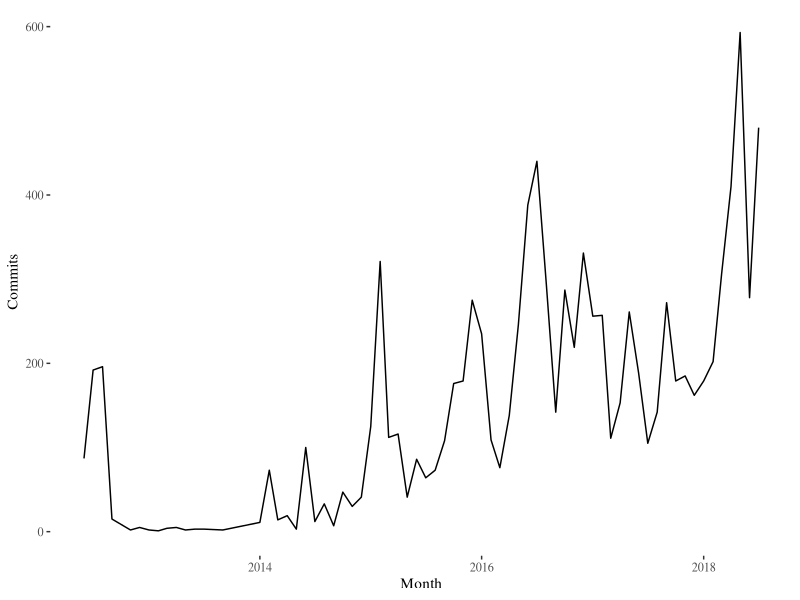
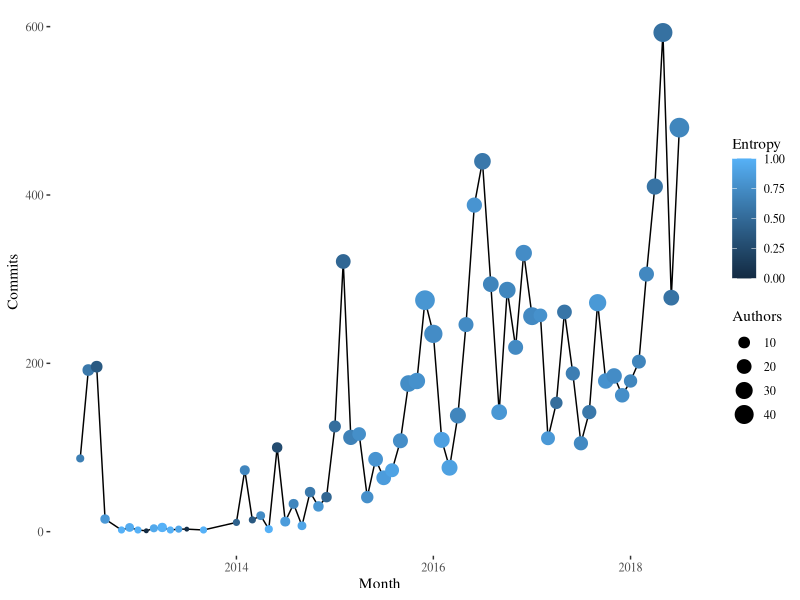
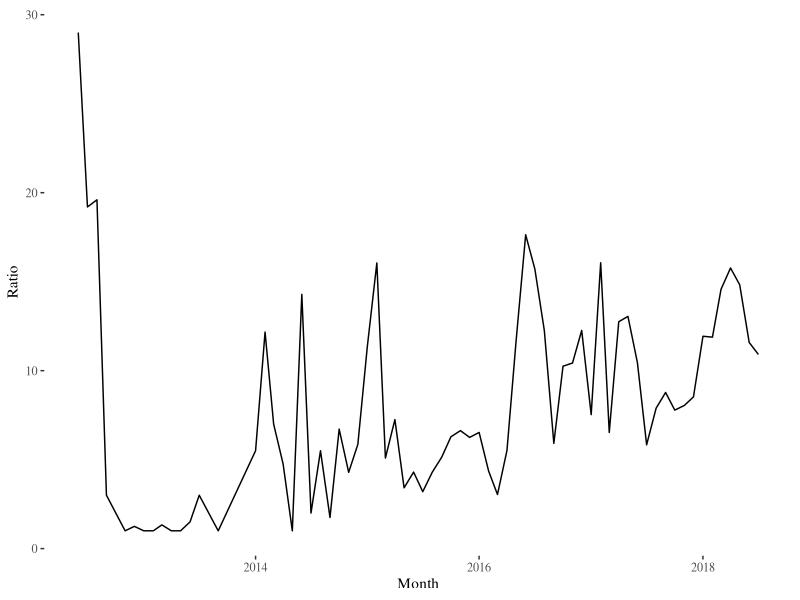
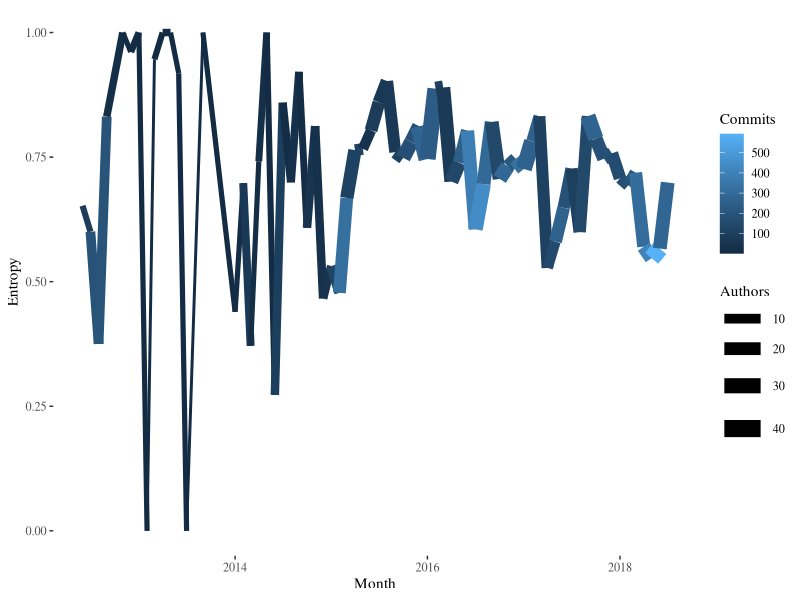
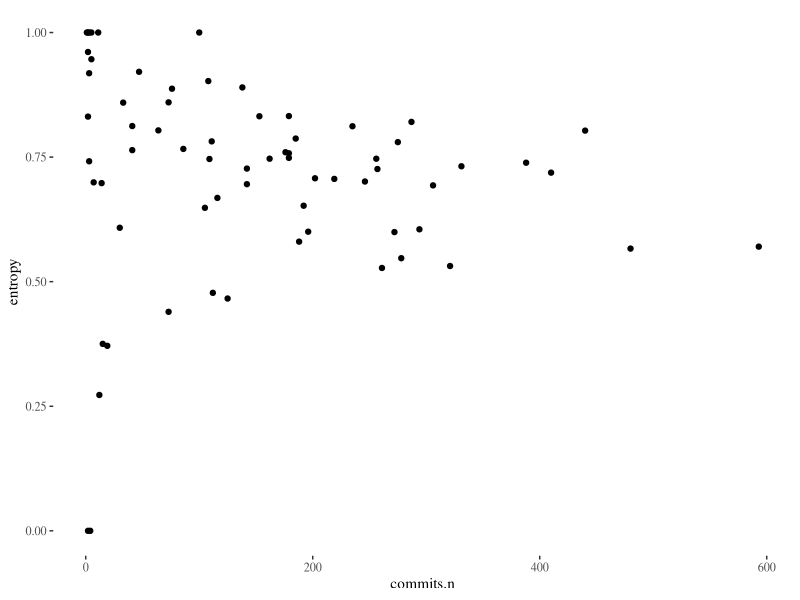
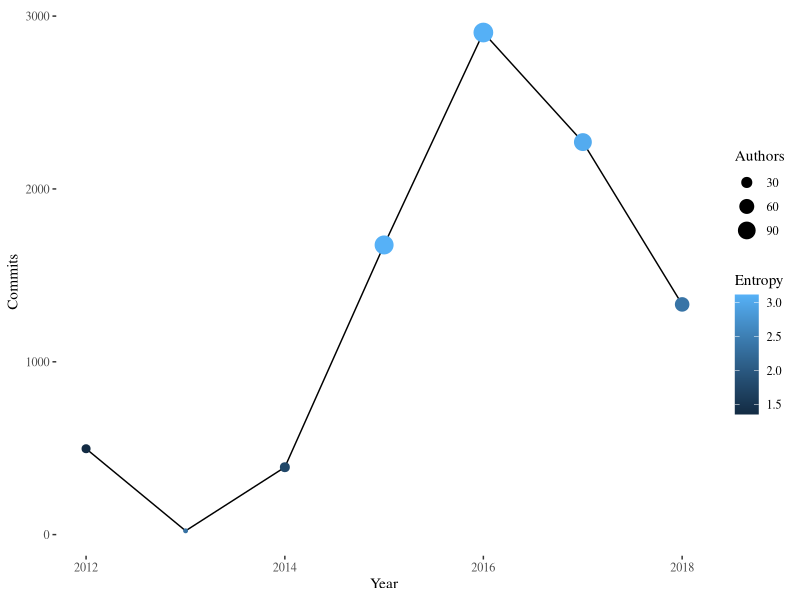
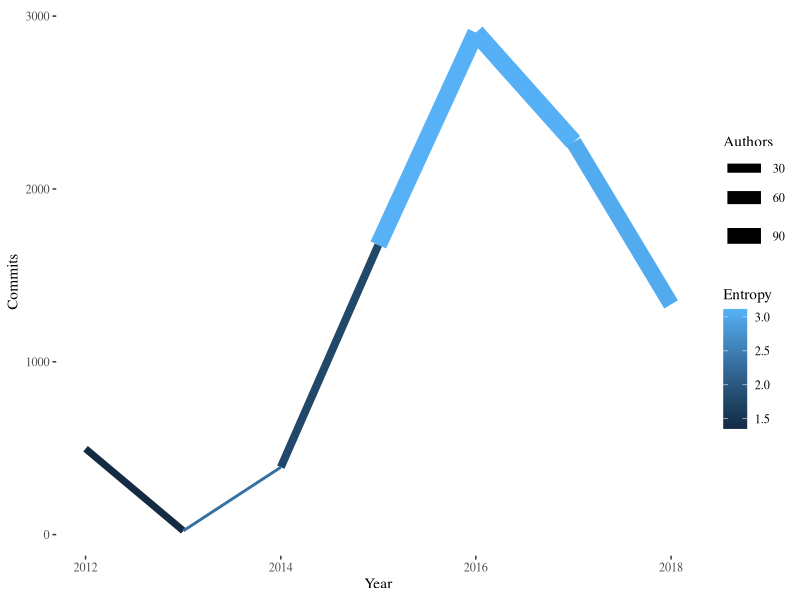

Reproduce these figures in R, in order.
library(ggplot2)
library(ggthemes)

commits.t <- read.csv("../data/commits.csv")

commits.t <- commits.t[-nrow(commits.t),]
commits.t$Month <- as.Date(commits.t$Month)
ggplot(commits.t, aes(x=Month,y=Commits))+geom_line()+theme_tufte()
ggplot(commits.t, aes(x=Month,y=Commits))+geom_line()+geom_point(aes(size=Authors,color=Entropy))+theme_tufte()
commits.t$Ratio <- commits.t$Commits / commits.t$Author
ggplot(commits.t, aes(x=Month,y=Ratio))+geom_line()+theme_tufte()
ggplot(commits.t, aes(x=Month,y=Entropy,color=Commits,size=Authors))+geom_line()+theme_tufte()
commits.t$MonthN <- c(commits.t$Commits[2:length(commits.t$Month)],0)
correlation <-
    data.frame(entropy=commits.t$Entropy[1:(length(commits.t$Entropy)-1)],
               commits.n=commits.t$MonthN[1:(length(commits.t$MonthN)-1)])
ggplot(correlation, aes(x=commits.n,y=entropy))+geom_point()+theme_tufte()

                                                    
commits.y <- read.csv("../data/commits-year.csv")
commits.y$Year <- as.Date(commits.y$Year)
ggplot(commits.y, aes(x=Year,y=Commits))+geom_line()+geom_point(aes(size=Authors,color=Entropy))+theme_tufte()
ggplot(commits.y, aes(x=Year,y=Commits,color=Entropy,size=Authors))+geom_line()+theme_tufte()
